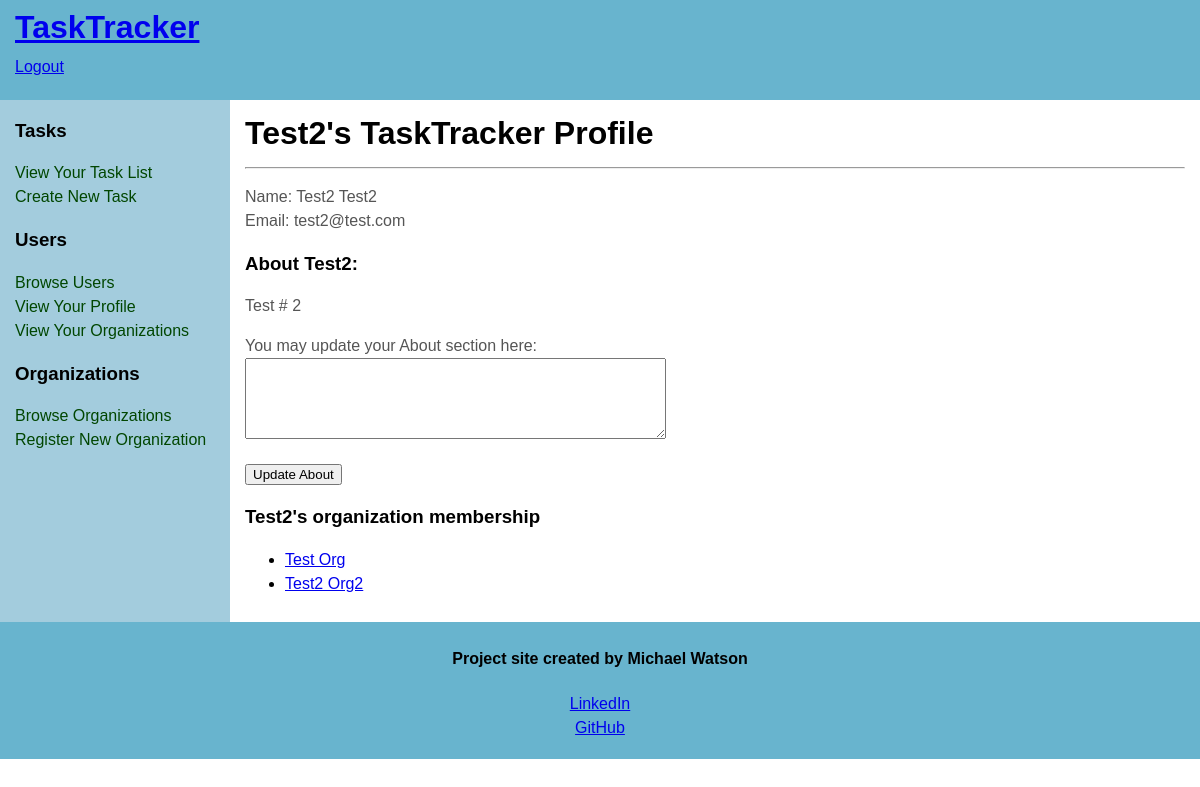
/users/profile/Test2 (signed in), run on an earlier commit of the app's database.
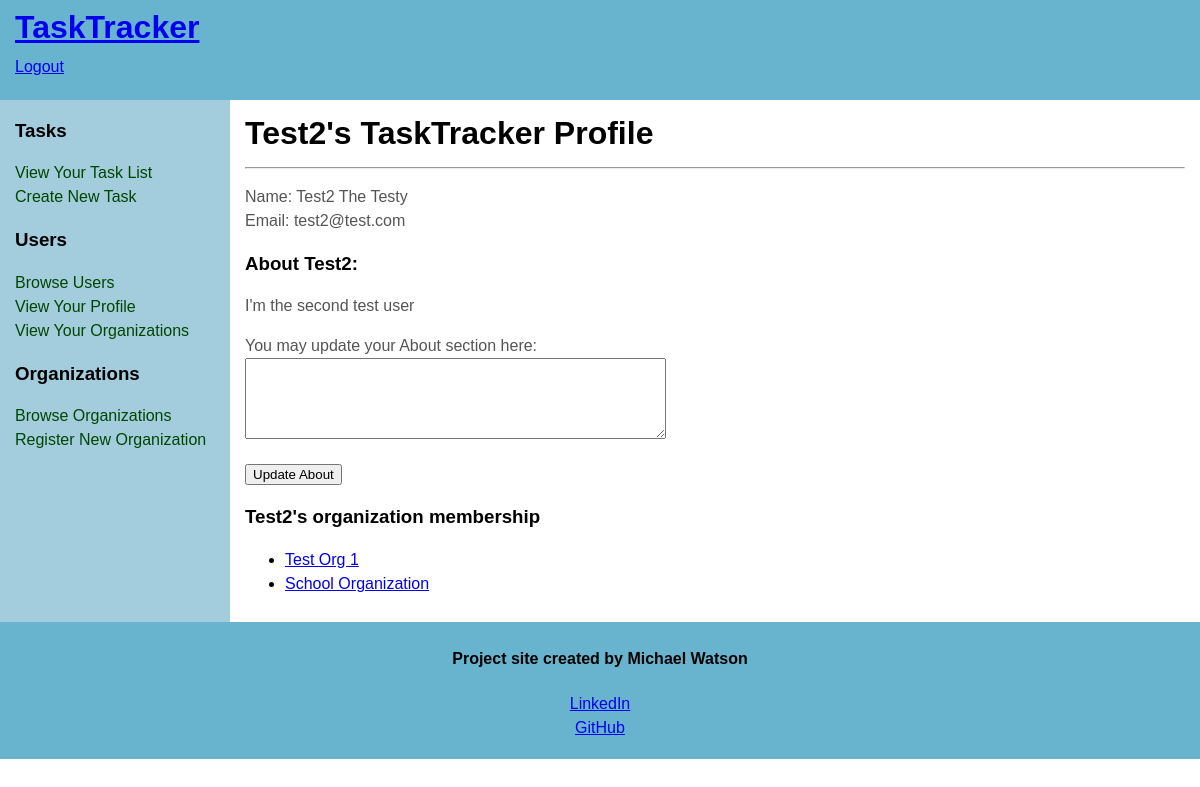
And on a later commit of the database.
### models.py (models this page shows, shortened)
class User(db.Model, UserMixin):
    __tablename__ = 'users'
    id = db.Column(db.Integer(), primary_key=True)
    username = db.Column(db.String(45), index=True, unique=True, nullable=False)
    passwordHash = db.Column(db.String(128), nullable=False)
    nameFirst = db.Column(db.String(45), index=True, nullable=False)
    nameLast = db.Column(db.String(45), index=True, nullable=False)
    email = db.Column(db.String(45), index=True, unique=True, nullable=False)
    about = db.Column(db.Text(255), index=True)
    organizations = db.relationship('Organization', secondary='organization_user_junction', back_populates='users', lazy='dynamic', cascade='all') #set relationship to junction table foreign key
    tasks = db.relationship('Task', backref='user', lazy='dynamic')

class Organization(db.Model):
    __tablename__ = 'organizations'
    id = db.Column(db.Integer(), primary_key=True)
    name = db.Column(db.String(45), index=True, unique=True, nullable=False)
    about = db.Column(db.Text(255), index=True)
    address = db.Column(db.Text(255), index=True, nullable=False)
    contactUserId = db.Column(db.Integer(), index=True, nullable=False)
    users = db.relationship('User', secondary='organization_user_junction', back_populates='organizations', lazy='dynamic', cascade='all') #set relationship to junction table
    tasks = db.relationship('Task', backref='organization', lazy='dynamic', cascade='all, delete-orphan')

### routes.py (the view)
@app.route('/users/profile/<username>', methods=['GET', 'POST'])
@login_required
def userProfile(username):
    user = User.query.filter_by(username=username).first_or_404()
    if current_user.username == user.username: #if user viewing their own profile, allow update of AboutMe
        form = AboutForm()
        if form.validate_on_submit():
            user.about = form.about.data
            db.session.commit()
            return redirect(url_for('userProfile', username=user.username, _external=True, _scheme="HTTPS"))
    else:
        form = None
    userOrgPairs = db.session.query(User, Organization).filter(Junction.userId == User.id, Junction.organizationId == Organization.id).filter(User.id == user.id).all()
    userOrganizations = [pair[1] for pair in userOrgPairs] # make list of just organizations belonging to selected user
    return render_template('userProfile.html', title=f"{user.username}'s TaskTracker Profile", user=user, form=form, userOrganizations=userOrganizations)

### forms.py
class AboutForm(FlaskForm): #Field for user and organization profile pages to update their about sections
    about = TextAreaField('About', validators=[InputRequired()])
    submit = SubmitField('Update About')

### models.py (called while the page is built)
@loginManager.user_loader #load user for login manager
def load_user(id):
    return User.query.get(int(id))

### templates/userProfile.html (shortened to what this page needs)
{% extends 'base.html' %}
{% block content %}
    <main>
        <div id="content">
            <div class="innertube">
                <h1>{{ user.username }}'s TaskTracker Profile</h1><hr>
                    <p>
                        Name: {{ user.nameFirst }} {{ user.nameLast }}<br>
                        Email: {{ user.email }}
                    </p>
                    {% if user.about %}
                        <h3>About {{ user.username }}:</h3>
                            <p>{{ user.about }}</p>
                    {% endif %}
                    {% if form %}
                        <form action="", method="post">
                            <p>
                                You may update your About section here:<br>
                                {{ form.about(rows='5', cols='50') }}<br>
                            </p>
                            <p>
                                {{ form.submit() }}<br>
                            </p>
                        </form>
                    {% endif %}
                    <h3>{{ user.username }}'s organization membership</h3>
                        {% if userOrganizations %}
                            <ul>
                                {% for org in userOrganizations %}
                                    <li><a href="{{ url_for('organizationProfile', name = org.name) }}">{{ org.name }}</a></li>
                                {% endfor %}
                            </ul>
                        {% else %}
                            <p>{{ user.username }} is not yet a member of any organizations.</p>
                        {% endif %}
            </div>
        </div>
    </main>
{% endblock %}

What changed in the data, as far as the page shows it:
removed Organization: name "Test2 Org2"
changed User "Test2": nameLast "Test2" → "The Testy"; about "Test # 2" → "I'm the second test user"
changed Organization: name "Test Org" → "Test Org 1"
added Organization: name "School Organization"
